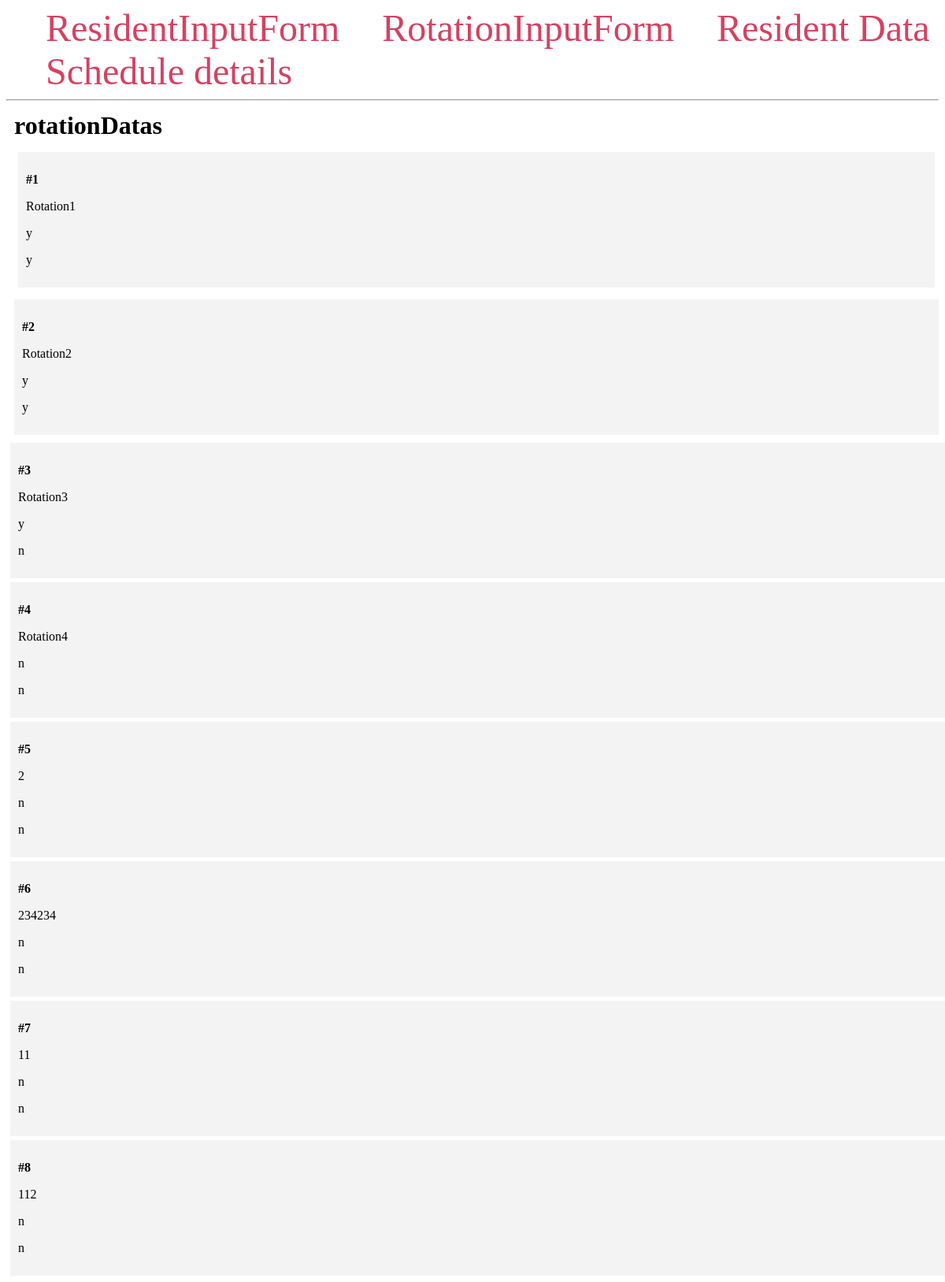
The page /myData on the database as committed earlier.
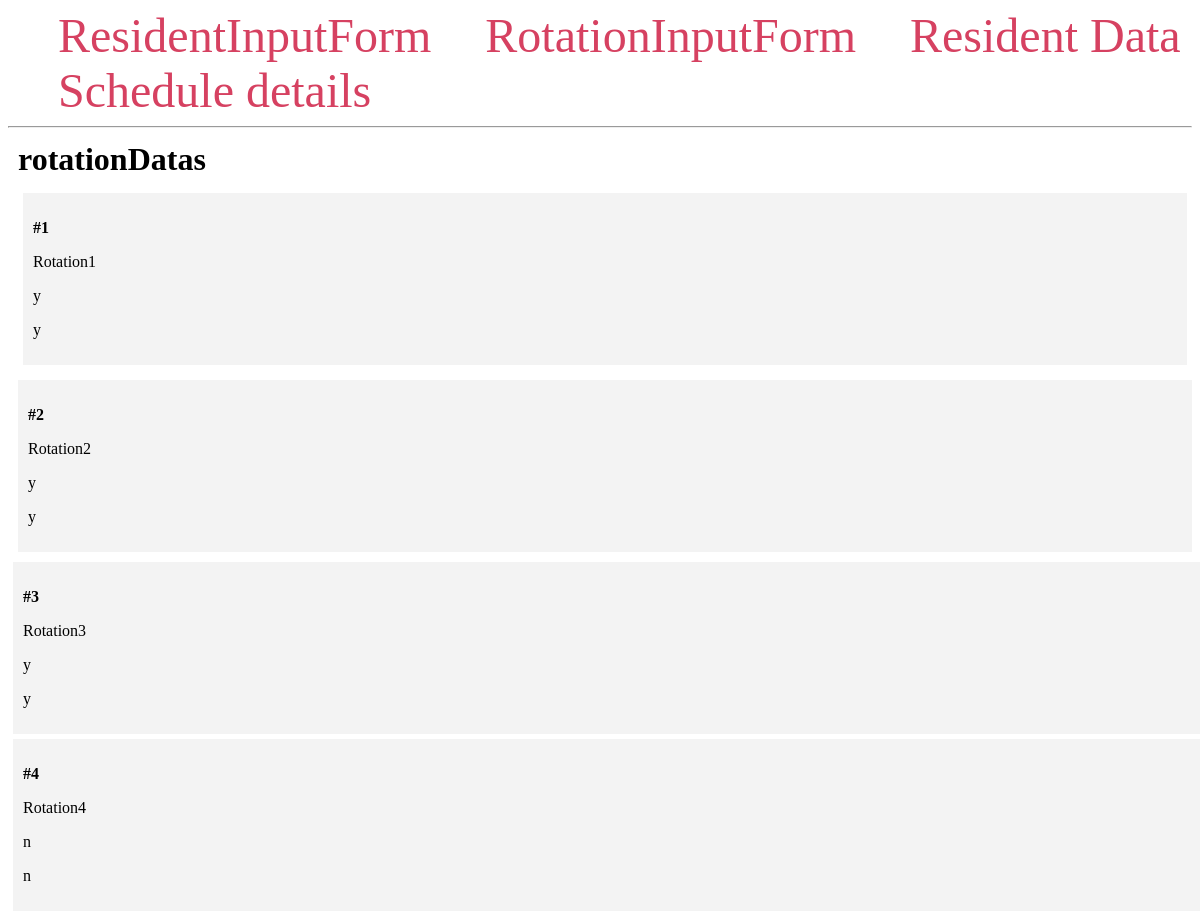
The same page on the database as committed later.
### main.py (models this page shows, shortened)
class Store_Rotation_data(db.Model):
  __tablename__ = 'rotation'
  rotationId = db.Column('Rotation_id', db.Integer, primary_key = True) # Primary Key
  rotationName = db.Column('Rotation_name', db.String(50))
  mustDo = db.Column('MustDo', db.CHAR)
  busy = db.Column('busy', db.CHAR)

### main.py (the view)
@app.route('/myData', methods=['GET'])
def myData():
  rotationDatas = Store_Rotation_data.query.all()
  return render_template('myData.html', rotationDatas=rotationDatas)

### templates/myData.html (shortened to what this page needs)
<!DOCTYPE html>
<html lang="en">
<head>
</head>
<body>
    <nav>
        <a href="{{ url_for('index') }}">ResidentInputForm</a>
        <a href="{{ url_for('index2') }}">RotationInputForm</a>
        <a href="{{ url_for('myData2') }}">Resident Data</a>
        <a href="{{ url_for('table') }}">Schedule details</a>
    </nav>
    <hr>
    <div class="content">
        <h1 class="title">{% block title %} rotationDatas {% endblock %}</h1>
    <div class="content">
        {% for rotationData in rotationDatas %}
            <div class="rotationDatas">
                <p><b>#{{ rotationData.rotationId }}</b></p>
                <p>{{ rotationData.rotationName }}</p>
                <p>{{ rotationData.mustDo }}</p>
                <p>{{ rotationData.busy }}</p>
                </div>
            </div>
        {% endfor %}
</body>
</html>

### templates/myData.html (style rules this page uses)
.title { margin: 5px; }
.content { margin: 5px; width: 100%; display: flex; flex-direction: row; flex-wrap: wrap; }
.rotationDatas { flex: 20%; padding: 10px; margin: 5px; background-color: #f3f3f3; inline-size: 100%; }
nav a { color: #d64161; font-size: 3em; margin-left: 50px; text-decoration: none; }

Rows that differ between the two databases and show on the page:
removed Store_Rotation_data: rotationId "5", rotationName "2", mustDo "n", busy "n"
removed Store_Rotation_data: rotationId "6", rotationName "234234", mustDo "n", busy "n"
removed Store_Rotation_data: rotationId "7", rotationName "11", mustDo "n", busy "n"
removed Store_Rotation_data: rotationId "8", rotationName "112", mustDo "n", busy "n"
changed Store_Rotation_data "Rotation3": busy "n" → "y"
